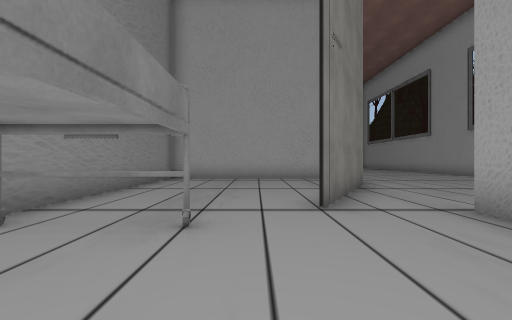
[1] (above)

16 first-person views from a walk through a 3-D level made in the Unity game engine. The camera is 1.4 m above the floor, looks level and sees 90° across. The floor is counted in squares, 2 m on a side. Each view is taken from the middle of a square. On the plan, view 1 faces up. The plan holds only what a view shows up to about 9 squares ahead; the rest is blank. The place goes on beyond the plan. The player character is not drawn. Some surface patterns are stand-ins.

[2]
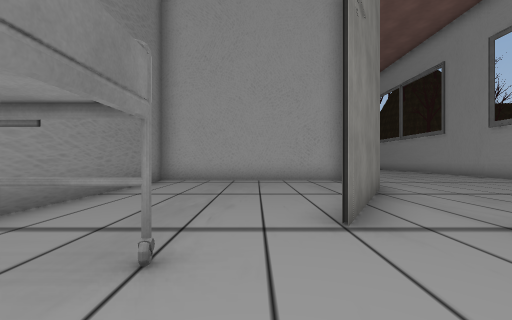

[3]
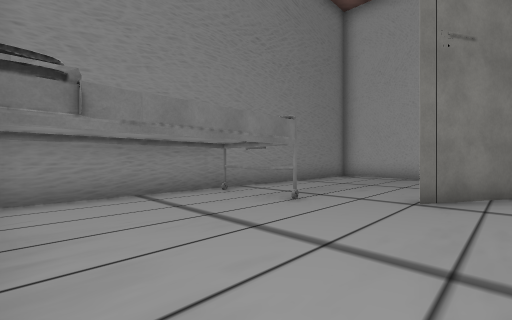

[4]
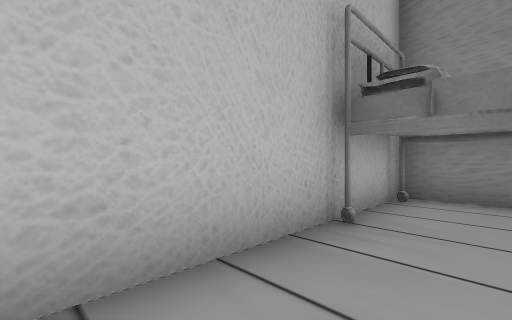

[5]
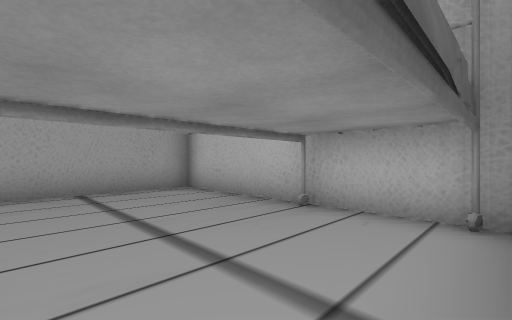

[6]
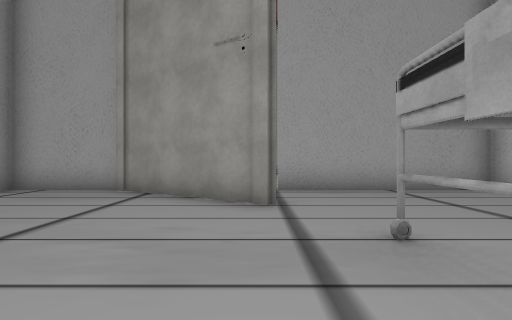

[7]
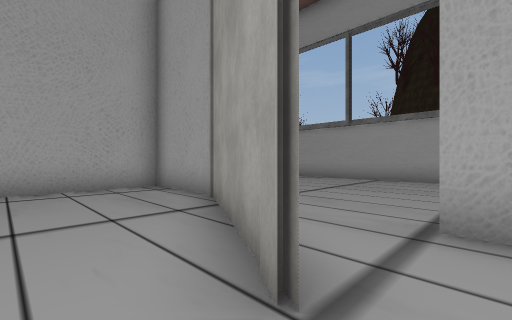

[8]
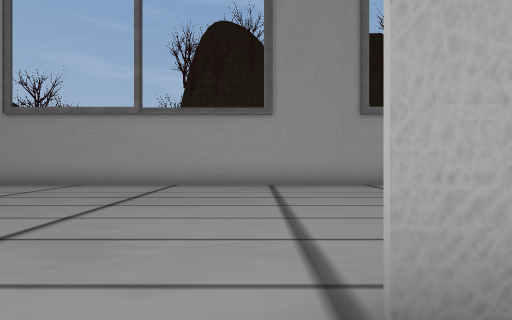

[9]
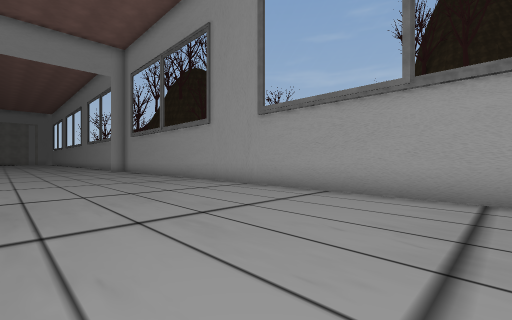

[10]
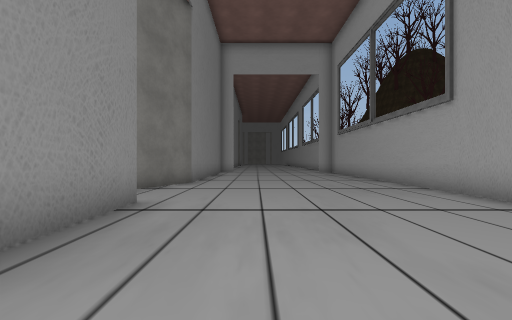

[11]
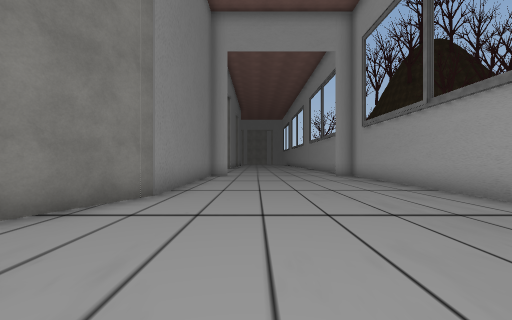

[12]
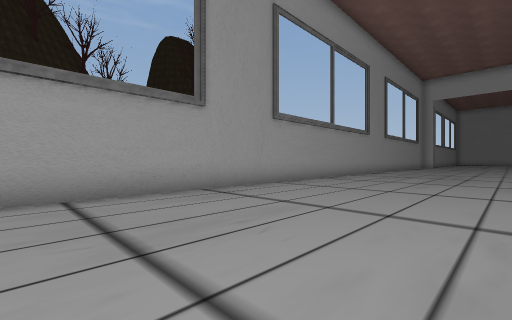

[13]
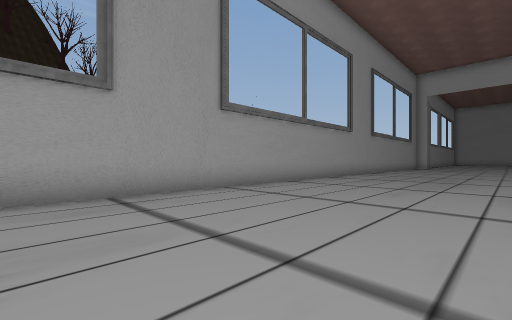

[14]
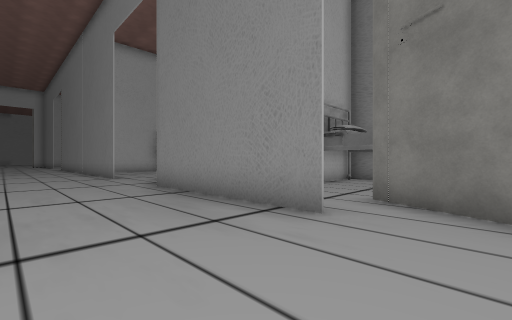

[15]
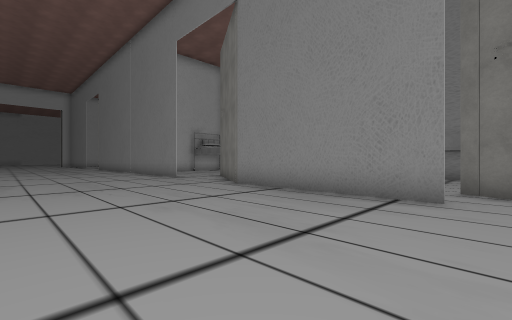

[16]
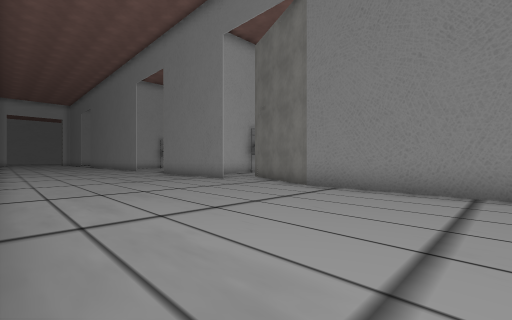

### Floor plan
Points are (right, up) in squares from view 1. A wall is a line through its corners. A room is listed if a view was taken in it or the views show most of it. See-through windows are left out.
Room 1 (views 1, 2, 3, 4, 5, 6, 7, 8)
walls: (1.6, 4.9) (0.9, 3.6) (3, 7.2) (3, 9.7) (-2.5, 9.7); (-3.2, 10.6) (-3.2, -1.5) (3, -1.5) (3, 3.5)
ways out: opening at (3, 4) to room 2
objects: bed (-3, -1); other object (-3, 10); bed (-2, 3); bed (-1, -1); bed (-1, 3); other object (-1, 10)
Room 2 (views 9, 10, 11, 12, 13, 14, 15, 16)
walls: (9.2, -2.5) (9.2, 20); (3, 12.2) (3, 7.2) (1.6, 4.9); (3, 20) (3, 16.1) (1.3, 12.2)
ways out: opening at (3, 4) to room 1

Where each view was taken, in squares from view 1:
view 1: 0 up, 0 right, facing up
view 2: 1 up, 0 right, facing up
view 3: 1 down, 2 right, facing up-left
view 4: 0 up, 2 right, facing down-left
view 5: 2 up, 3 left, facing down-right
view 6: 4 up, 3 left, facing right
view 7: 3 up, 0 right, facing up-right
view 8: 4 up, 2 right, facing right
view 9: 6 up, 4 right, facing up-right
view 10: 8 up, 5 right, facing up
view 11: 11 up, 5 right, facing up
view 12: 7 up, 4 right, facing down-right
view 13: 5 up, 4 right, facing down-right
view 14: 14 up, 6 right, facing down-left
view 15: 13 up, 8 right, facing down-left
view 16: 20 up, 9 right, facing down-left
